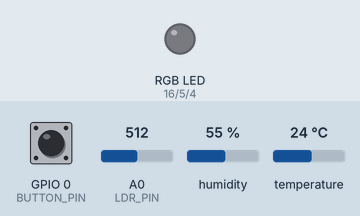
This sketch was run on a simulated ESP8266 (NodeMCU). Parts: an RGB LED mixed from three pins (HIGH = lit). Inputs (shaded band) come from the test bench; at power-on: GPIO 0 (BUTTON_PIN) HIGH, A0 (LDR_PIN) = 512, humidity 55 %, temperature 24 °C. WiFi joins after 1.5 s; servers stay silent unless stated; uploads are accepted with an empty reply; EEPROM starts erased; what the sketch prints to the serial monitor is not drawn.

Above: at 0.0 s.
At 6.6 s:
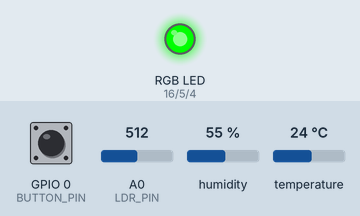
6.7 s: GPIO 0 (BUTTON_PIN) pulled LOW for 3.2 s
At 8.1 s:
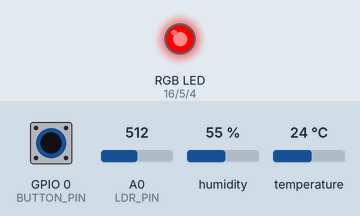
Timing chart, 0 to 11.8 s (numbered marks = the images above; inputs shaded):
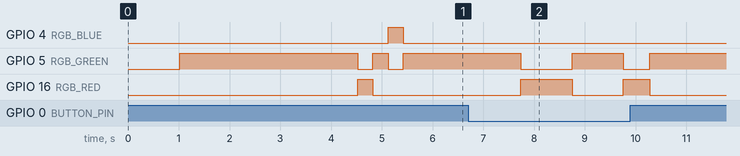

The sketch:

SmartGardenESP8266_UNIFIED_OTA.ino
```cpp
/*
 * Smart Garden IoT - UNIFIED VERSION with OTA Support
 *
 * AUTO-DETECTS local or production AND includes OTA updates!
 * - Just change serverURL (HTTP/HTTPS auto-detected)
 * - OTA updates via Arduino IDE (local network)
 * - OTA updates via web dashboard (remote)
 *
 * SETUP:
 * 1. For LOCAL:    serverURL = "http://192.168.0.X:3000"
 * 2. For PRODUCTION: serverURL = "https://smart-garden-app.vercel.app"
 *
 * OTA USAGE:
 * - Arduino IDE OTA: Tools → Port → Select "SmartGarden-XXX at 192.168.0.X"
 * - Web Dashboard: Go to Firmware Update page, upload .bin file, trigger update
 *
 * PIN ASSIGNMENTS:
 * - D0 = Red LED (GPIO16)
 * - D1 = Green LED (GPIO5)
 * - D2 = Blue LED (GPIO4)
 * - D3 = Button (GPIO0)
 * - D4 = DHT11 (GPIO2)
 * - D5 = Moisture Sensor (GPIO14)
 * - A0 = LDR (Light Sensor)
 */

#include <ESP8266WiFi.h>
#include <ESP8266HTTPClient.h>
#include <WiFiClient.h>
#include <WiFiClientSecure.h>
#include <ArduinoJson.h>
#include <DHT.h>
#include <EEPROM.h>
#include <ESP8266mDNS.h>
#include <ArduinoOTA.h>
#include <ESP8266httpUpdate.h>

// ========================================
// CONFIGURATION - CHANGE THESE!
// ========================================

// WiFi Configuration
const char* ssid = "Qureshi";
const char* password = "65327050";

// Server Configuration - CHANGE FOR LOCAL/PRODUCTION
// For LOCAL testing:
// const char* serverURL = "http://192.168.0.100:3000";

// For PRODUCTION:
const char* serverURL = "https://smart-garden-app.vercel.app";

const char* serverEndpoint = "/api/sensor-data";
const char* firmwareCheckEndpoint = "/api/iot/firmware";

// OTA Configuration
const char* otaHostname = "SmartGarden";  // Will show as "SmartGarden-XXXXX"
const char* otaPassword = "smartgarden123";  // Change for security

// Device Configuration
const char* deviceId = "SMART_GARDEN_001";
const char* deviceName = "Smart Garden Controller";
const char* firmwareVersion = "2.1.0-unified-ota";

// Timing
#define DATA_SEND_INTERVAL_SECONDS 10
#define FIRMWARE_CHECK_INTERVAL 3600000  // Check every hour (1 hour)
#define MAX_RETRY_ATTEMPTS 3

// Pin Definitions
#define RGB_RED 16       // D0
#define RGB_GREEN 5      // D1
#define RGB_BLUE 4       // D2
#define BUTTON_PIN 0     // D3
#define DHT_PIN 2        // D4
#define MOISTURE_PIN 14  // D5
#define LDR_PIN A0

// Sensor Configuration
#define DHT_TYPE DHT11

// System Configuration
#define ENABLE_HTTP_SENDING true
#define ENABLE_SERIAL_DEBUG true
#define ENABLE_LED_INDICATORS true
#define ENABLE_OTA true  // Enable/disable OTA

// ========================================
// GLOBAL VARIABLES
// ========================================

DHT dht(DHT_PIN, DHT_TYPE);
WiFiClient client;
WiFiClientSecure secureClient;
unsigned long lastDataSend = 0;
unsigned long lastFirmwareCheck = 0;
unsigned long lastButtonPress = 0;
bool systemActive = true;
int retryCount = 0;
bool isHTTPS = false;
bool otaInProgress = false;

// EEPROM
#define EEPROM_SIZE 512
#define SYSTEM_STATE_ADDR 0

// ========================================
// SETUP
// ========================================

void setup() {
  Serial.begin(115200);
  delay(1000);

  // Auto-detect protocol
  isHTTPS = String(serverURL).startsWith("https://");

  Serial.println("\n🚀 Smart Garden IoT - UNIFIED OTA VERSION v2.1.0");
  Serial.println("================================================");
  Serial.println("🌐 Server: " + String(serverURL));
  Serial.println("🔒 Protocol: " + String(isHTTPS ? "HTTPS" : "HTTP"));
  Serial.println("📍 Mode: " + String(isHTTPS ? "PRODUCTION" : "TESTING"));
  Serial.println("🔄 OTA: " + String(ENABLE_OTA ? "ENABLED" : "DISABLED"));
  Serial.println("================================================");

  // Initialize
  EEPROM.begin(EEPROM_SIZE);
  loadDeviceState();
  initializePins();
  initializeSensors();
  connectToWiFi();

  // Setup OTA
  if (ENABLE_OTA) {
    setupOTA();
  }

  testHardware();

  Serial.println("✅ System ready!");
  Serial.println("⚡ Data every " + String(DATA_SEND_INTERVAL_SECONDS) + "s");
  if (ENABLE_OTA) {
    Serial.println("🔄 OTA Hostname: " + String(otaHostname) + "-" + String(ESP.getChipId(), HEX));
  }
  Serial.println("================================================");
}

// ========================================
// MAIN LOOP
// ========================================

void loop() {
  // Handle OTA (must be called frequently)
  if (ENABLE_OTA && !otaInProgress) {
    ArduinoOTA.handle();
  }

  // Skip normal operations during OTA
  if (otaInProgress) {
    delay(100);
    return;
  }

  // Button press
  handleButtonPress();

  // Send sensor data
  if (ENABLE_HTTP_SENDING && (millis() - lastDataSend > (DATA_SEND_INTERVAL_SECONDS * 1000))) {
    sendSensorData();
    lastDataSend = millis();
  }

  // Check for firmware updates
  if (ENABLE_OTA && (millis() - lastFirmwareCheck > FIRMWARE_CHECK_INTERVAL)) {
    checkForFirmwareUpdate();
    lastFirmwareCheck = millis();
  }

  // WiFi reconnection
  if (WiFi.status() != WL_CONNECTED) {
    Serial.println("⚠️ WiFi disconnected, reconnecting...");
    connectToWiFi();
    if (ENABLE_OTA) {
      setupOTA();
    }
  }

  delay(100);
}

// ========================================
// INITIALIZATION
// ========================================

void initializePins() {
  pinMode(RGB_RED, OUTPUT);
  pinMode(RGB_GREEN, OUTPUT);
  pinMode(RGB_BLUE, OUTPUT);
  pinMode(BUTTON_PIN, INPUT_PULLUP);
  pinMode(MOISTURE_PIN, INPUT);
  pinMode(LDR_PIN, INPUT);
  setLEDColor(0, 255, 0);
}

void initializeSensors() {
  dht.begin();
  delay(2000);
}

void connectToWiFi() {
  Serial.println("📡 Connecting to WiFi: " + String(ssid));
  WiFi.begin(ssid, password);

  int attempts = 0;
  while (WiFi.status() != WL_CONNECTED && attempts < 20) {
    delay(500);
    Serial.print(".");
    attempts++;
  }

  if (WiFi.status() == WL_CONNECTED) {
    Serial.println("\n✅ Connected!");
    Serial.println("📍 IP: " + WiFi.localIP().toString());
    Serial.println("📶 RSSI: " + String(WiFi.RSSI()) + " dBm");
    setLEDColor(0, 255, 0);
  } else {
    Serial.println("\n❌ Connection failed!");
    setLEDColor(255, 0, 0);
  }
}

// ========================================
// OTA SETUP
// ========================================

void setupOTA() {
  // Generate unique hostname
  String hostname = String(otaHostname) + "-" + String(ESP.getChipId(), HEX);
  ArduinoOTA.setHostname(hostname.c_str());
  ArduinoOTA.setPassword(otaPassword);

  ArduinoOTA.onStart([]() {
    otaInProgress = true;
    String type = (ArduinoOTA.getCommand() == U_FLASH) ? "sketch" : "filesystem";
    Serial.println("🚀 OTA Started: " + type);
    setLEDColor(255, 255, 0);  // Yellow
  });

  ArduinoOTA.onEnd([]() {
    Serial.println("\n✅ OTA Complete!");
    setLEDColor(0, 255, 0);  // Green
    delay(1000);
  });

  ArduinoOTA.onProgress([](unsigned int progress, unsigned int total) {
    float percent = (progress / (total / 100.0));
    Serial.printf("📥 Progress: %.1f%%\r", percent);

    // Blink blue during update
    static unsigned long lastBlink = 0;
    if (millis() - lastBlink > 100) {
      static bool ledState = false;
      ledState = !ledState;
      digitalWrite(RGB_BLUE, ledState);
      lastBlink = millis();
    }
  });

  ArduinoOTA.onError([](ota_error_t error) {
    otaInProgress = false;
    Serial.printf("❌ OTA Error[%u]: ", error);
    if (error == OTA_AUTH_ERROR) Serial.println("Auth Failed");
    else if (error == OTA_BEGIN_ERROR) Serial.println("Begin Failed");
    else if (error == OTA_CONNECT_ERROR) Serial.println("Connect Failed");
    else if (error == OTA_RECEIVE_ERROR) Serial.println("Receive Failed");
    else if (error == OTA_END_ERROR) Serial.println("End Failed");
    setLEDColor(255, 0, 0);  // Red
  });

  ArduinoOTA.begin();
  Serial.println("✅ OTA Ready: " + hostname);
}

// ========================================
// FIRMWARE UPDATE CHECK
// ========================================

void checkForFirmwareUpdate() {
  if (WiFi.status() != WL_CONNECTED) return;

  Serial.println("🔍 Checking for updates...");

  HTTPClient http;
  String url = String(serverURL) + firmwareCheckEndpoint + "?deviceId=" + deviceId + "&version=" + firmwareVersion;

  if (isHTTPS) {
    secureClient.setInsecure();
    http.begin(secureClient, url);
  } else {
    http.begin(client, url);
  }

  http.addHeader("Content-Type", "application/json");
  http.setTimeout(10000);

  int httpCode = http.GET();

  if (httpCode == 200) {
    String response = http.getString();
    DynamicJsonDocument doc(1024);
    deserializeJson(doc, response);

    if (doc["updateAvailable"] == true) {
      Serial.println("🆕 Update available!");
      Serial.println("   Current: " + String(firmwareVersion));
      Serial.println("   Latest: " + String(doc["latestVersion"].as<String>()));

      String downloadUrl = doc["firmware"]["downloadUrl"].as<String>();
      String fullUrl = String(serverURL) + downloadUrl;

      Serial.println("📥 Downloading: " + fullUrl);
      performHTTPOTAUpdate(fullUrl);
    } else {
      Serial.println("✅ Firmware up to date");
    }
  } else {
    Serial.println("⚠️ Check failed: " + String(httpCode));
  }

  http.end();
}

void performHTTPOTAUpdate(String downloadUrl) {
  Serial.println("🔄 Starting HTTP OTA...");

  otaInProgress = true;
  setLEDColor(255, 255, 0);

  ESPhttpUpdate.onStart([]() {
    Serial.println("🚀 HTTP OTA Started");
  });

  ESPhttpUpdate.onEnd([]() {
    Serial.println("\n✅ Update Complete!");
    setLEDColor(0, 255, 0);
    delay(2000);
  });

  ESPhttpUpdate.onProgress([](int current, int total) {
    float percent = (current / (total / 100.0));
    Serial.printf("📥 Progress: %.1f%%\r", percent);
  });

  ESPhttpUpdate.onError([](int error) {
    otaInProgress = false;
    Serial.printf("❌ HTTP OTA Error[%d]\n", error);
    setLEDColor(255, 0, 0);
  });

  t_httpUpdate_return ret;

  if (downloadUrl.startsWith("https://")) {
    WiFiClientSecure otaSecureClient;
    otaSecureClient.setInsecure();
    otaSecureClient.setTimeout(30000);
    ret = ESPhttpUpdate.update(otaSecureClient, downloadUrl);
  } else {
    WiFiClient otaClient;
    otaClient.setTimeout(30000);
    ret = ESPhttpUpdate.update(otaClient, downloadUrl);
  }

  switch(ret) {
    case HTTP_UPDATE_FAILED:
      Serial.println("❌ Update failed");
      otaInProgress = false;
      setLEDColor(255, 0, 0);
      break;
    case HTTP_UPDATE_NO_UPDATES:
      Serial.println("✅ No updates");
      otaInProgress = false;
      break;
    case HTTP_UPDATE_OK:
      Serial.println("✅ Update OK! Rebooting...");
      break;
  }
}

// ========================================
// SENSOR DATA
// ========================================

void sendSensorData() {
  if (!ENABLE_HTTP_SENDING) return;

  Serial.println("\n📊 Sending data...");

  // Read sensors
  float temperature = dht.readTemperature();
  float humidity = dht.readHumidity();
  int moistureValue = analogRead(MOISTURE_PIN);
  int ldrValue = analogRead(LDR_PIN);

  if (isnan(temperature) || isnan(humidity)) {
    temperature = 25.0;
    humidity = 50.0;
  }

  // Calculate percentages
  float moisturePercent = 0.0;
  if (moistureValue < 50) moisturePercent = 0;
  else if (moistureValue < 200) moisturePercent = map(moistureValue, 50, 200, 5, 25);
  else if (moistureValue < 400) moisturePercent = map(moistureValue, 200, 400, 25, 50);
  else if (moistureValue < 600) moisturePercent = map(moistureValue, 400, 600, 50, 75);
  else if (moistureValue < 800) moisturePercent = map(moistureValue, 600, 800, 75, 90);
  else moisturePercent = map(moistureValue, 800, 1023, 90, 100);

  float lightPercent = (ldrValue >= 1020) ? 0.0 : map(ldrValue, 0, 1020, 0, 100);

  // Create JSON
  DynamicJsonDocument doc(1024);
  doc["deviceId"] = deviceId;
  doc["deviceName"] = deviceName;
  doc["firmwareVersion"] = firmwareVersion;
  doc["timestamp"] = millis();
  doc["temperature"] = temperature;
  doc["humidity"] = humidity;
  doc["soilMoisture"] = moisturePercent;
  doc["lightLevel"] = lightPercent;
  doc["moistureRaw"] = moistureValue;
  doc["lightRaw"] = ldrValue;
  doc["wifiRSSI"] = WiFi.RSSI();
  doc["systemActive"] = systemActive;
  doc["uptime"] = millis();

  String jsonString;
  serializeJson(doc, jsonString);

  // Send (auto-detect HTTP/HTTPS)
  HTTPClient http;

  if (isHTTPS) {
    secureClient.setInsecure();
    http.begin(secureClient, String(serverURL) + serverEndpoint);
  } else {
    http.begin(client, String(serverURL) + serverEndpoint);
  }

  http.addHeader("Content-Type", "application/json");
  http.addHeader("User-Agent", "SmartGardenIoT/2.1.0-unified-ota");
  http.setTimeout(15000);

  int httpCode = http.POST(jsonString);

  if (httpCode > 0) {
    Serial.println("✅ Sent: HTTP " + String(httpCode));
    retryCount = 0;
    setLEDColor(0, 255, 0);
  } else {
    Serial.println("❌ Failed: " + String(httpCode));
    retryCount++;
    setLEDColor(255, 255, 0);
  }

  http.end();

  // Debug output
  if (ENABLE_SERIAL_DEBUG) {
    Serial.println("🌡️ " + String(temperature) + "°C");
    Serial.println("💧 " + String(humidity) + "%");
    Serial.println("🌱 " + String(moisturePercent) + "%");
    Serial.println("☀️ " + String(lightPercent) + "%");
  }
}

// ========================================
// UTILITIES
// ========================================

void handleButtonPress() {
  if (digitalRead(BUTTON_PIN) == LOW && (millis() - lastButtonPress > 1000)) {
    lastButtonPress = millis();
    systemActive = !systemActive;
    Serial.println("🔘 System " + String(systemActive ? "ON" : "OFF"));
    setLEDColor(systemActive ? 0 : 255, systemActive ? 255 : 0, 0);
    saveDeviceState();
  }
}

void setLEDColor(int red, int green, int blue) {
  if (!ENABLE_LED_INDICATORS) return;
  analogWrite(RGB_RED, red);
  analogWrite(RGB_GREEN, green);
  analogWrite(RGB_BLUE, blue);
}

void testHardware() {
  Serial.println("🔧 Testing hardware...");
  setLEDColor(255, 0, 0);
  delay(300);
  setLEDColor(0, 255, 0);
  delay(300);
  setLEDColor(0, 0, 255);
  delay(300);
  setLEDColor(0, 255, 0);
  Serial.println("✅ Hardware OK");
}

void loadDeviceState() {
  systemActive = EEPROM.read(SYSTEM_STATE_ADDR) == 1;
}

void saveDeviceState() {
  EEPROM.write(SYSTEM_STATE_ADDR, systemActive ? 1 : 0);
  EEPROM.commit();
}
```

Measured:
- after the input at 6.7 s, GPIO 5 (RGB_GREEN): HIGH → LOW after 1.0 s, → HIGH 1.0 s later, → LOW 1.0 s later, → HIGH 0.53 s later; GPIO 16 (RGB_RED): LOW → HIGH after 1.0 s, → LOW 1.0 s later, → HIGH 1.0 s later, → LOW 0.53 s later
